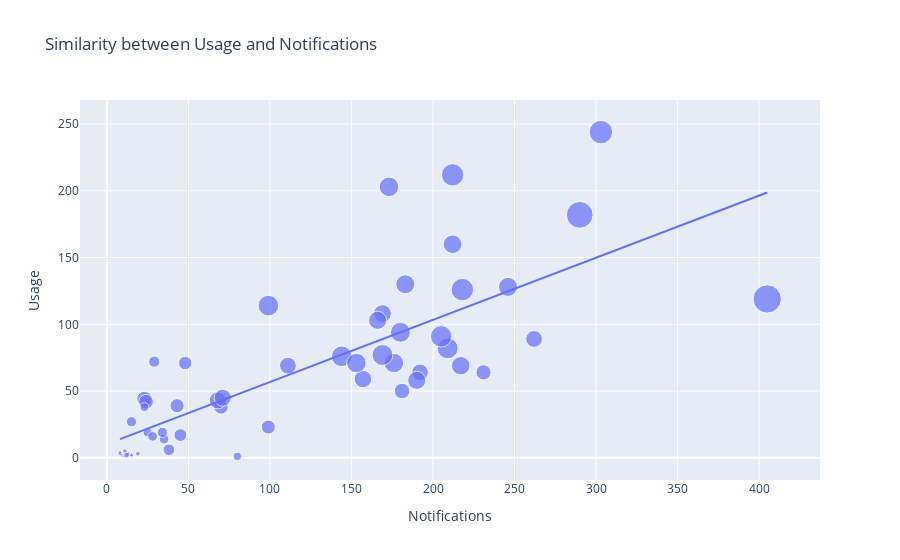

The notebook cell saved with this chart:
### Markdown cell above
### 4.4 Relationship Between Notifications and Usage (Scatter Plot)

### Code cell
# analyzing the notifications column by using a scatter chart
fig = px.scatter(df, x= "Notifications", y="Usage", size="Times opened", trendline="ols", title="Similarity between Usage and Notifications")
fig.show()

### Figure 1 — Plotly figure (JSON) as saved in the notebook; plotly's stock layout.template omitted (floating-point values rounded to 4 significant figures)
{"data": [{"hovertemplate": "Notifications=%{x}<br>Usage=%{y}<br>Times opened=%{marker.size}<extra></extra>", "legendgroup": "", "marker": {"color": "#636efa", "size": [49, 48, 55, 23, 5, 20, 57, 22, 25, 30, 51, 25, 19, 43, 70, 70, 95, 102, 39, 2, 4, 5, 3, 5, 3, 5, 8, 105, 68, 86, 74, 87, 77, 47, 103, 16, 33, 121, 110, 83, 82, 192, 79, 92, 172, 91, 67, 58, 91, 120, 132, 105, 78, 68], "sizemode": "area", "sizeref": 0.48, "symbol": "circle"}, "mode": "markers", "name": "", "orientation": "v", "showlegend": false, "type": "scatter", "x": [70, 43, 231, 35, 19, 25, 23, 28, 15, 29, 24, 34, 23, 48, 68, 71, 180, 99, 45, 10, 15, 13, 9, 8, 8, 11, 12, 209, 111, 183, 157, 246, 169, 99, 144, 80, 38, 218, 205, 212, 217, 405, 166, 173, 290, 153, 192, 181, 176, 212, 303, 169, 190, 262], "xaxis": "x", "y": [38, 39, 64, 14, 3, 19, 44, 16, 27, 72, 42, 19, 38, 71, 43, 45, 94, 114, 17, 1, 2, 3, 2, 3, 4, 5, 2, 82, 69, 130, 59, 128, 108, 23, 76, 1, 6, 126, 91, 160, 69, 119, 103, 203, 182, 71, 64, 50, 71, 212, 244, 77, 58, 89], "yaxis": "y"}, {"hovertemplate": "<b>OLS trendline</b><br>Usage = 0.465523 * Notifications + 10.2432<br>R<sup>2</sup>=0.599775<br><br>Notifications=%{x}<br>Usage=%{y} <b>(trend)</b><extra></extra>", "legendgroup": "", "marker": {"color": "#636efa", "symbol": "circle"}, "mode": "lines", "name": "", "showlegend": false, "type": "scatter", "x": [8, 8, 9, 10, 11, 12, 13, 15, 15, 19, 23, 23, 24, 25, 28, 29, 34, 35, 38, 43, 45, 48, 68, 70, 71, 80, 99, 99, 111, 144, 153, 157, 166, 169, 169, 173, 176, 180, 181, 183, 190, 192, 205, 209, 212, 212, 217, 218, 231, 246, 262, 290, 303, 405], "xaxis": "x", "y": [13.97, 13.97, 14.43, 14.9, 15.36, 15.83, 16.3, 17.23, 17.23, 19.09, 20.95, 20.95, 21.42, 21.88, 23.28, 23.74, 26.07, 26.54, 27.93, 30.26, 31.19, 32.59, 41.9, 42.83, 43.3, 47.49, 56.33, 56.33, 61.92, 77.28, 81.47, 83.33, 87.52, 88.92, 88.92, 90.78, 92.18, 94.04, 94.5, 95.43, 98.69, 99.62, 105.7, 107.5, 108.9, 108.9, 111.3, 111.7, 117.8, 124.8, 132.2, 145.2, 151.3, 198.8], "yaxis": "y"}], "layout": {"legend": {"itemsizing": "constant", "tracegroupgap": 0}, "title": {"text": "Similarity between Usage and Notifications"}, "xaxis": {"anchor": "y", "domain": [0, 1], "title": {"text": "Notifications"}}, "yaxis": {"anchor": "x", "domain": [0, 1], "title": {"text": "Usage"}}}}
